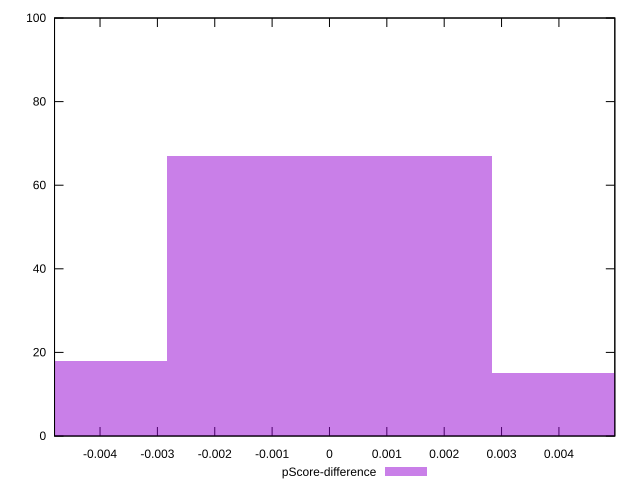

This chart was generated by the following gnuplot code:
reset

$pScoreDifference <<EOF
0 67
0.005665144551744068 15
-0.005665144551744068 18
EOF

set key outside below
set boxwidth 0.005665144551744068
set xrange [-0.004793196912620201:0.004974606953580502]
set yrange [0:100]
set trange [0:100]
set style fill transparent solid 0.5 noborder
set terminal svg size 640, 490 enhanced background rgb 'white'
set output "reports/report_00028_2021-02-24T12-49-42.674Z/interactive/samples/card/pScore-difference/histogram.svg"

plot $pScoreDifference title "pScore-difference" with boxes

reset
